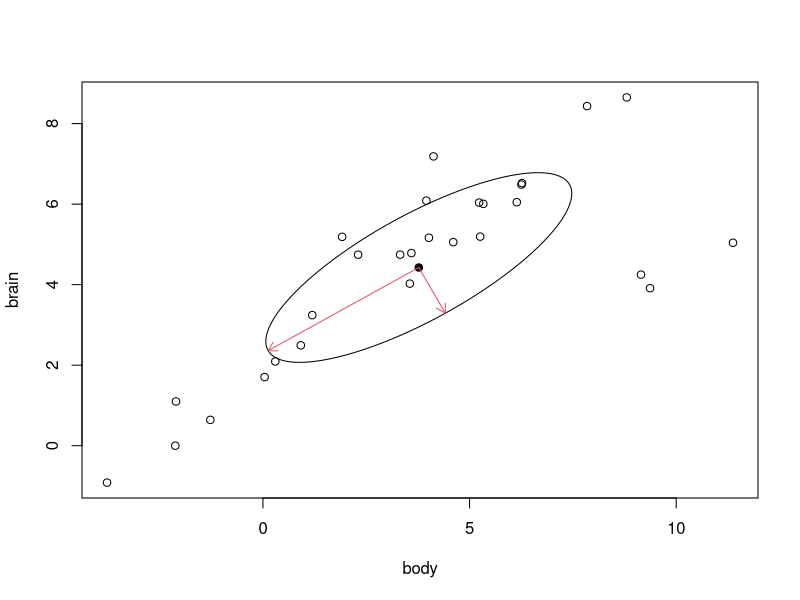

Write the R code that produced this figure.
## ---- chunk 1
knitr::opts_chunk$set(echo = T, eval= T, message=F, warning=F, error=F, comment=NA, cache=F, R.options=list(width=220))
## ---- chunk 2
S <- matrix(c(2.2, 0.4, 0.4, 2.8),nrow=2,ncol=2)
S

# varianza totale
sum(diag(S)) 

# varianza generalizzata
det(S)

# indice relativo di variabilità
det(S) / prod(diag(S)) 

R = diag(diag(S)^(-1/2)) %*% S %*% diag(diag(S)^(-1/2))
det(R)
## ---- chunk 3
eigenS <- eigen(S)

# autovalori
lambda1 <- eigenS$values[1]
lambda1
lambda2 <- eigenS$values[2]
lambda2

# autovettori (normalizzati)
v1 <- eigenS$vectors[,1, drop=F]
v1
v2 <- eigenS$vectors[,2, drop=F]
v2

# verifico che gli autovettori sono di lunghezza unitaria
t(v1) %*% v1
# t(v2) %*% v2

# verifico che gli autovettori sono ortogonali
crossprod(v1,v2) # equivalente a t(v1) %*% v2
## ---- chunk 4
rm(list=ls())
library(MASS)
data(Animals)
X = log(Animals)
n = nrow(X)
S = var(X) * (n-1)/n
S
# varianza totale
sum(diag(S))
# varianza generalizzata
det(S)
# indice relativo di variabilità
det(S) / prod(diag(S))
## ---- chunk 5
eigenS <- eigen(S)

# autovalori
lambda1 <- eigenS$values[1]
lambda2 <- eigenS$values[2]

# autovettori (normalizzati)
v1 <- eigenS$vectors[,1, drop=F]
v2 <- eigenS$vectors[,2, drop=F]

# diagramma dispersione
plot(X)
# baricentro
bc = colMeans(X)
points(bc[1],bc[2], pch=19)

# ellisse
library(ellipse)
lines(ellipse(x=S,centre = bc, t = 1))
arrows(x0 = bc[1], y0 = bc[2], x1 = sqrt(lambda1)*v1[1] + bc[1], y1=sqrt(lambda1)*v1[2] + bc[2], length = 0.1, col=2)
arrows(x0 = bc[1], y0 = bc[2], x1 = sqrt(lambda2)*v2[1] + bc[1], y1=sqrt(lambda2)*v2[2] + bc[2], length = 0.1, col=2)
